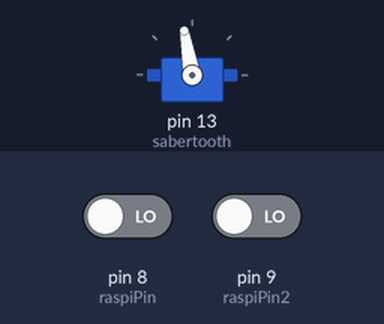
Bench run of a sketch on a simulated Arduino Uno, built with avr-gcc and run on an emulated ATmega328P. On the bench: servo. Inputs (shaded band) come from the test bench; at power-on: pin 8 (raspiPin) LOW, pin 9 (raspiPin2) LOW.

Above: at 1.2 s.
1.3 s: pin 8 (raspiPin) driven HIGH
At 2.0 s:
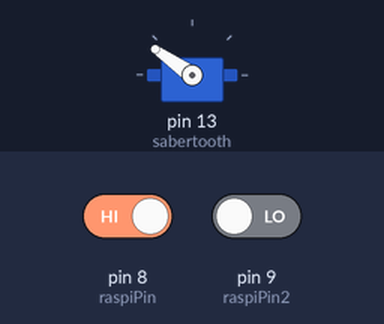
2.8 s: pin 8 (raspiPin) driven LOW
At 3.1 s:
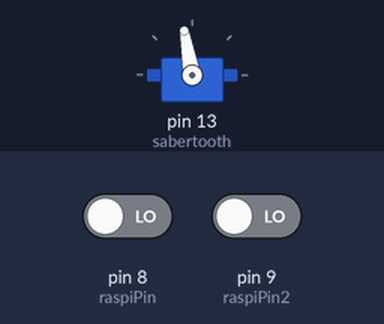
4.3 s: pin 9 (raspiPin2) driven HIGH
At 5.5 s:
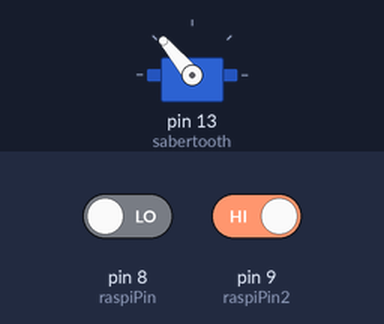
5.8 s: pin 9 (raspiPin2) driven LOW
At 6.6 s:
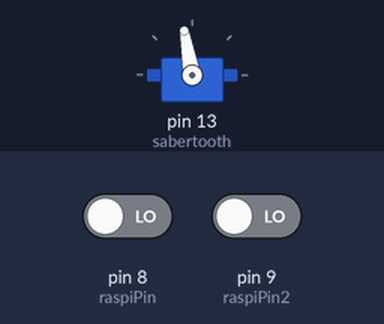
Timing chart, 0 to 8.3 s (numbered marks = the images above; inputs shaded):
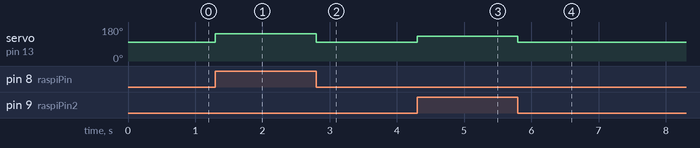

Measured:
- after the input at 1.3 s, servo on pin 13 (sabertooth): 100° → 145° at once
- after the input at 2.8 s, servo on pin 13 (sabertooth): 145° → 100° at once
- after the input at 4.3 s, servo on pin 13 (sabertooth): 100° → 130° at once
- after the input at 5.8 s, servo on pin 13 (sabertooth): 130° → 100° at once

The sketch:

motor_driver.ino
```cpp
#include <Servo.h>
Servo sabertooth;
int raspiSwitch = 0;
int raspiSwitchSlow = 0;
int raspiPin = 8;
int raspiPin2 = 9;
bool FAST = false;
bool SLOW = false;


void setup () {
  sabertooth.attach(13); // Use PWM pin 13 to control Sabertooth.
  pinMode(raspiPin, INPUT);
  pinMode(raspiPin2, INPUT);
}

void loop() {
  raspiSwitch = digitalRead(raspiPin);
  raspiSwitchSlow = digitalRead(raspiPin2);

  FAST = (raspiSwitch == 1);
  SLOW = (raspiSwitchSlow == 1);

  if (SLOW && !(FAST)){
    sabertooth.write(130);
  }
  else if (!(SLOW || FAST)){
    sabertooth.write(100);
  }
  else{
    sabertooth.write(145);
  }
}

  /*
  old:
  if (raspiSwitch == 0)
  {
    sabertooth.write(100);
  }
  else
  {
    sabertooth.write(135);
  }
  */
```
